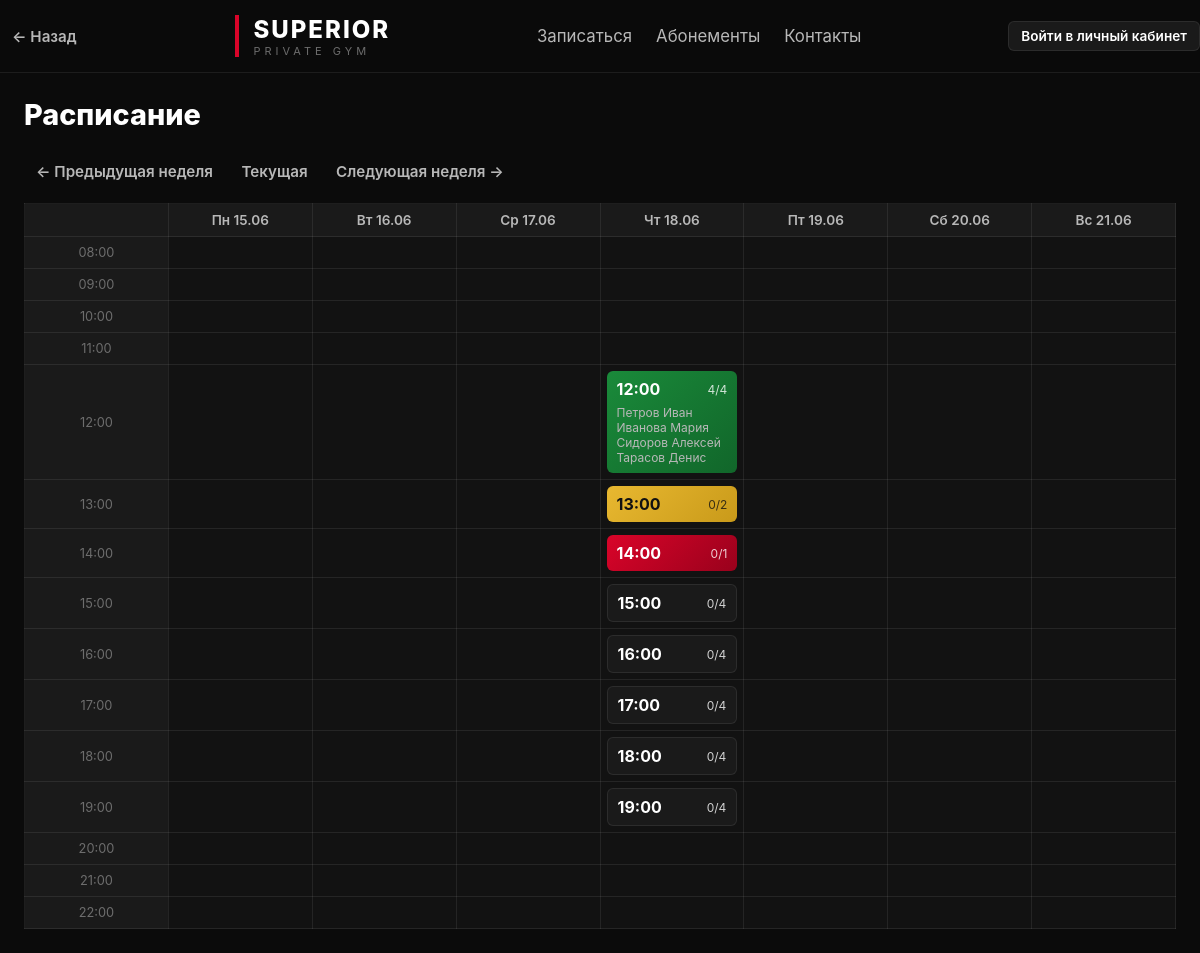
The app's page /schedule with its own data.
### app/models.py (models this page shows, shortened)
class Slot(Base):
    __tablename__ = "slots"
    id = Column(Integer, primary_key=True)
    start_time = Column(DateTime)
    capacity = Column(Integer, default=4)

class Client(Base):
    __tablename__ = "clients"
    id = Column(Integer, primary_key=True)
    first_name = Column(String, nullable=True)
    last_name = Column(String, nullable=True)
    patronymic = Column(String, nullable=True)
    birth_year = Column(Integer, nullable=True)
    birth_place = Column(String, nullable=True)
    phone = Column(String, nullable=True)
    name = Column(String, nullable=True)          # legacy — полное имя одной строкой
    remaining_sessions = Column(Integer, default=1)
    height_cm = Column(Integer, nullable=True)
    weight_kg = Column(Integer, nullable=True)
    body_fat = Column(Integer, nullable=True)  # % жира
    login = Column(String, unique=True, nullable=True)
    password_hash = Column(String, nullable=True)

### app/routes/schedule.py (the view)
@router.get("/schedule")
def schedule(
    request: Request, db: Session = Depends(get_db),
    week_offset: int = 0, user: dict = Depends(get_current_user),
):
    slots = db.query(Slot).order_by(Slot.start_time).all()
    now = tz_now()
    base_week_start = (now - timedelta(days=now.weekday())).replace(
        hour=0, minute=0, second=0, microsecond=0
    )
    week_start = base_week_start + timedelta(days=7 * week_offset)
    days = [week_start + timedelta(days=i) for i in range(7)]
    hours = list(range(8, 23))
    default_time = tz_now().strftime("%Y-%m-%dT%H:%M")
    default_end_time = (tz_now() + timedelta(hours=1)).strftime("%Y-%m-%dT%H:%M")
    grid = {(d_idx, h): None for d_idx in range(7) for h in hours}
    for slot in slots:
        if not slot.start_time:
            continue
        slot_dt = slot.start_time
        delta = slot_dt.date() - week_start.date()
        if delta.days < 0 or delta.days >= 7:
            continue
        day_index = delta.days
        hour = slot_dt.hour
        if hour in hours:
            bookings = db.query(Booking).filter(Booking.slot_id == slot.id).all()
            clients_in_slot = [db.get(Client, b.client_id) for b in bookings]
            grid[(day_index, hour)] = {
                'slot': slot,
                'booked': len(clients_in_slot),
                'clients': clients_in_slot,
            }
    return templates.TemplateResponse(
        request=request, name="schedule.html",
        context={
            "days": days, "hours": hours, "grid": grid,
            "default_time": default_time,
            "default_end_time": default_end_time,
            "week_offset": week_offset, "user": user,
        },
    )

### templates/schedule.html (shortened to what this page needs)
{% extends "base.html" %}
{% block content %}
<div class="page__title">
    <h1>Расписание</h1>
</div>
{% set flash = request.query_params.get('flash') %}
<div class="page__controls">
    <div class="week-nav">
        <a class="btn btn--ghost" href="/schedule?week_offset={{ week_offset - 1 }}">← Предыдущая неделя</a>
        <a class="btn btn--ghost" href="/schedule?week_offset=0">Текущая</a>
        <a class="btn btn--ghost" href="/schedule?week_offset={{ week_offset + 1 }}">Следующая неделя →</a>
    </div>
</div>
<div class="calendar">
    <table class="calendar__table">
        <thead>
            <tr>
                <th class="calendar__header-cell"></th>
                {% set ru_days = ['Пн','Вт','Ср','Чт','Пт','Сб','Вс'] %}
                {% for day in days %}
                <th class="calendar__header-cell">{{ ru_days[loop.index0] }} {{ day.strftime('%d.%m') }}</th>
                {% endfor %}
            </tr>
        </thead>
        <tbody>
            {% for hour in hours %}
            <tr>
                <td class="calendar__time">{{ '%02d:00' % hour }}</td>
                {% for d_idx in range(0,7) %}
                <td class="calendar__cell">
                    {% set cell = grid.get((d_idx, hour)) %}
                    {% if cell %}
                    {%- set color_class = '' -%}
                    {%- if cell.slot.capacity == 1 -%}
                        {%- set color_class = 'calendar__slot--red' -%}
                    {%- elif cell.slot.capacity == 2 -%}
                        {%- set color_class = 'calendar__slot--yellow' -%}
                    {%- else -%}
                        {%- if cell.booked >= cell.slot.capacity -%}
                            {%- set color_class = 'calendar__slot--green' -%}
                        {%- else -%}
                            {%- set color_class = 'calendar__slot--gray' -%}
                        {%- endif -%}
                    {%- endif -%}
                    <a class="calendar__slot {{ color_class }}" href="/slot/{{ cell.slot.id }}?week_offset={{ week_offset }}">
                        <div class="calendar__slot-header">
                            <div class="calendar__slot-time">{{ cell.slot.start_time.strftime('%H:%M') }}</div>
                            <div class="calendar__slot-capacity">{{ cell.booked }}/{{ cell.slot.capacity }}</div>
                        </div>
                        {% if cell.clients %}
                        <ul class="calendar__slot-clients">
                            {% for c in cell.clients %}
                            <li>{{ c.fio() }}</li>
                            {% endfor %}
                        </ul>
                        {% endif %}
                    </a>
                    {% endif %}
                </td>
                {% endfor %}
            </tr>
            {% endfor %}
        </tbody>
    </table>
</div>
{% endblock %}

### static/style.css (style rules this page uses)
*, *::before, *::after { margin:0; padding:0; box-sizing:border-box; }
html { scroll-behavior:smooth; }
body { background:var(--bg-primary); color:var(--text-primary); font-family:Inter,system-ui,sans-serif; min-height:100vh; }
.btn { display:inline-flex; align-items:center; justify-content:center; gap:8px; text-decoration:none; cursor:pointer; transition:var(--transition); font-weight:600; font-size:0.95rem; border:none; border-radius:var(--radius-sm); font-family:inherit; }
.btn--ghost { background:transparent; border:none; color:var(--text-secondary); padding:6px 12px; }
.calendar { overflow-x:auto; }
.calendar__table { width:100%; border-collapse:collapse; table-layout:fixed; }
.calendar__table th, .calendar__table td { border:1px solid var(--border); }
.calendar__header-cell { background:var(--bg-elevated); padding:8px; text-align:center; color:var(--text-secondary); font-size:0.85rem; font-weight:600; }
.calendar__time { width:72px; background:var(--bg-elevated); color:var(--text-muted); text-align:center; padding:8px; font-size:0.8rem; }
.calendar__cell { min-height:90px; padding:6px; vertical-align:top; background:var(--bg-secondary); }
.calendar__slot { display:block; border-radius:var(--radius-sm); padding:8px 10px; text-decoration:none; color:var(--text-primary); transition:var(--transition); }
.calendar__slot--red { background:linear-gradient(135deg,var(--accent),#99011c); }
.calendar__slot--yellow { background:linear-gradient(135deg,#e8b830,#c99a1a); color:#111; }
.calendar__slot--green { background:linear-gradient(135deg,#1a8a3a,#11662a); }
.calendar__slot--gray { background:var(--bg-elevated); border:1px solid var(--border); }
.calendar__slot-header { display:flex; align-items:center; gap:8px; }
.calendar__slot-time { font-size:16px; font-weight:700; }
.calendar__slot-capacity { font-size:12px; opacity:0.8; margin-left:auto; }
.calendar__slot--yellow .calendar__slot-capacity { color:#111; }
.calendar__slot-clients { list-style:none; margin-top:6px; }
.calendar__slot-clients li { font-size:12px; color:var(--text-secondary); }
.page__title { display:flex; justify-content:space-between; align-items:center; margin-bottom:24px; }
.page__title h1 { font-size:1.8rem; font-weight:800; }
.page__controls { display:flex; gap:12px; align-items:center; margin-bottom:16px; }

### records on screen
Slot: slot.start_time "12:00", slot.capacity "4"
Client: fio "Петров Иван"
Client: fio "Иванова Мария"
Client: fio "Сидоров Алексей"
Client: fio "Тарасов Денис"
Slot: slot.start_time "13:00", slot.capacity "2"
Slot: slot.start_time "14:00", slot.capacity "1"
Slot: slot.start_time "15:00", slot.capacity "4"
Slot: slot.start_time "16:00", slot.capacity "4"
Slot: slot.start_time "17:00", slot.capacity "4"
Slot: slot.start_time "18:00", slot.capacity "4"
Slot: slot.start_time "19:00", slot.capacity "4"

### other values on screen
{{ ru_days[loop.index0] }} "Пн" "Вт" "Ср" "Чт" "Пт" "Сб" "Вс"
{{ day.strftime('%d.%m') }} "15.06" "16.06" "17.06" "18.06" "19.06" "20.06" "21.06"
{{ '%02d:00' % hour }} "08:00" "09:00" "10:00" "11:00" "12:00" "13:00" "14:00" "15:00" "16:00" "17:00" "18:00" "19:00" "20:00" "21:00" "22:00"
{{ cell.booked }} "4" "0" "0" "0" "0" "0" "0" "0"
